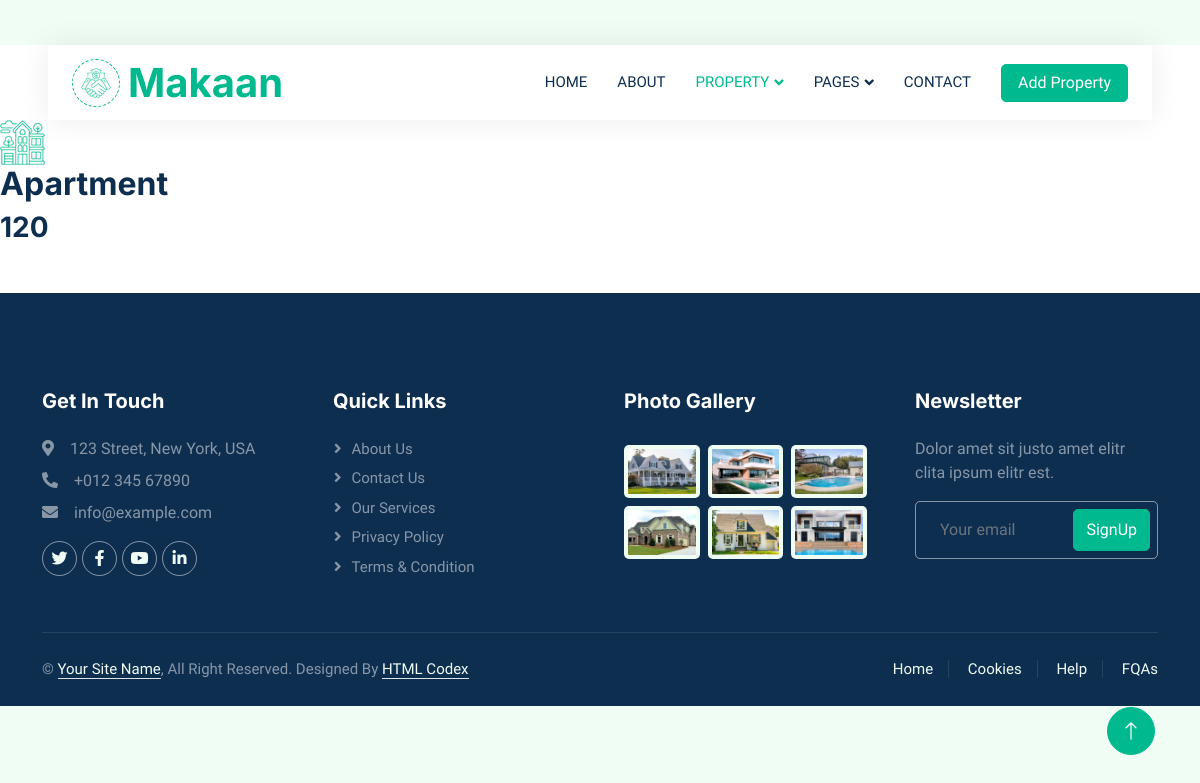
Page /categorydetail/1/ on the committed database.
### logic/models.py (models this page shows, shortened)
class Category(models.Model):
    img = models.ImageField(upload_to='index/img')
    name = models.CharField(max_length=200)
    count = models.IntegerField()

### logic/views.py (the view)
# urls.py: path('categorydetail/<int:id>/', categdetailview, name='categdetail'),
def categdetailview(request, id):
    try:
        categ = Category.objects.get(id=id)
        context = {
            "categ": categ,
        }
    except categ.DoesNotExists:
        raise categ.Http404("No category found")
    return render(request, "categdetail.html", context=context)

### templates/categdetail.html
{% extends 'base.html' %}
{% load static %}
{% block content %}
<img src="{{categ.img.url}}">
<h2>{{categ.name}}</h2>
<h3>{{categ.count}}</h3>
{% endblock content %}

### static/css/style.css (style rules this page uses)
:root { --primary: #00B98E; --secondary: #FF6922; --light: #EFFDF5; --dark: #0E2E50; }

### rows in the picture
Category: img (picture), name "Apartment", count "120"
